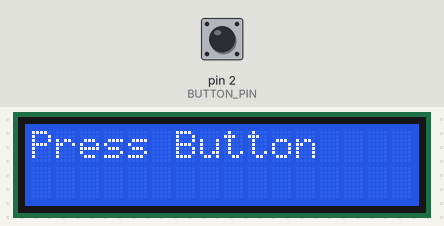
Recording of a sketch running on a simulated Arduino Uno, built with avr-gcc and run on an emulated ATmega328P. Parts: 16×2 character LCD. The inputs (shaded band) are chosen by the test bench; at power-on: pin 2 (BUTTON_PIN) HIGH.

Above: at 1.2 s.
1.3 s: pin 2 (BUTTON_PIN) pulled LOW for 0.15 s
At 1.6 s:
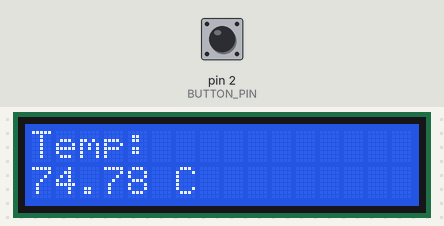
Timing chart, 0 to 4.3 s (numbered marks = the images above; inputs shaded):
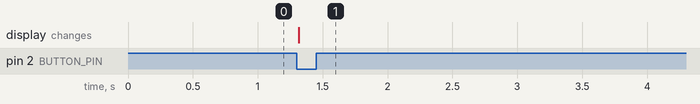

Measured:
- after the input at 1.3 s, the display: changes at once (image 1)

The sketch:

temp_button.ino
```cpp
/**
 * ============================================================
 *  Push Button Triggered Temperature Display System
 * ============================================================
 *  Hardware  : Arduino UNO
 *  Sensor    : TMP36 Analog Temperature Sensor (A0)
 *  Input     : Push Button (Digital Pin 2, INPUT_PULLUP)
 *  Display   : 16x2 I2C LCD (Adafruit_LiquidCrystal, address 0)
 *
 *  Behavior  :
 *    - LCD shows "Press Button" on startup
 *    - When button is pressed (falling edge detected),
 *      the Arduino reads temperature from TMP36 and
 *      displays it on the LCD in degrees Celsius.
 *
 *  Author    : Embedded Systems Internship Project
 * ============================================================
 */

#include <Adafruit_LiquidCrystal.h>

// ── Pin Definitions ──────────────────────────────────────────
const int TEMP_PIN   = A0;  // TMP36 analog output → A0
const int BUTTON_PIN = 2;   // Push button → Digital Pin 2

// ── LCD Object (I2C address 0) ───────────────────────────────
Adafruit_LiquidCrystal lcd_1(0);

// ── Button State Tracking (for edge detection) ───────────────
int lastButtonState = HIGH;  // Starts HIGH because of INPUT_PULLUP

// ============================================================
//  setup()  –  Runs once on power-up / reset
// ============================================================
void setup() {
  // Configure button pin with internal pull-up resistor.
  // Pin reads HIGH normally; goes LOW when button is pressed.
  pinMode(BUTTON_PIN, INPUT_PULLUP);

  // Initialise the 16-column × 2-row LCD
  lcd_1.begin(16, 2);

  // Show idle message until button is pressed
  lcd_1.print("Press Button");
}

// ============================================================
//  loop()  –  Runs repeatedly after setup()
// ============================================================
void loop() {
  int buttonState = digitalRead(BUTTON_PIN);

  // Detect a falling edge: button just transitioned HIGH → LOW
  // (i.e., the button was just pressed)
  if (lastButtonState == HIGH && buttonState == LOW) {
    readAndDisplayTemp();
  }

  // Save current state for comparison in the next iteration
  lastButtonState = buttonState;
}

// ============================================================
//  readAndDisplayTemp()
//  Reads the TMP36 sensor, converts to °C, updates the LCD
// ============================================================
void readAndDisplayTemp() {
  // Step 1 – Read the raw 10-bit ADC value (0–1023)
  int rawADC = analogRead(TEMP_PIN);

  // Step 2 – Convert ADC value to voltage
  //   Arduino ADC reference = 5.0 V, resolution = 1023 steps
  //   Voltage (V) = rawADC × (5.0 / 1023.0)
  float voltage = rawADC * (5.0 / 1023.0);

  // Step 3 – Convert voltage to temperature (°C)
  //   TMP36 outputs 10 mV per °C  →  temperature = voltage × 100
  //   (e.g., 0.75 V = 75 × 10 mV = 75 °C offset → actual = 25 °C
  //    with a 0 V offset at 0 °C using this simplified formula)
  float temperature = voltage * 100.0;

  // Step 4 – Update the LCD display
  lcd_1.clear();

  lcd_1.setCursor(0, 0);   // Row 0 (top)
  lcd_1.print("Temp:");

  lcd_1.setCursor(0, 1);   // Row 1 (bottom)
  lcd_1.print(temperature);
  lcd_1.print(" C");

  // Brief debounce delay to ignore switch bounce
  delay(300);
}
```
